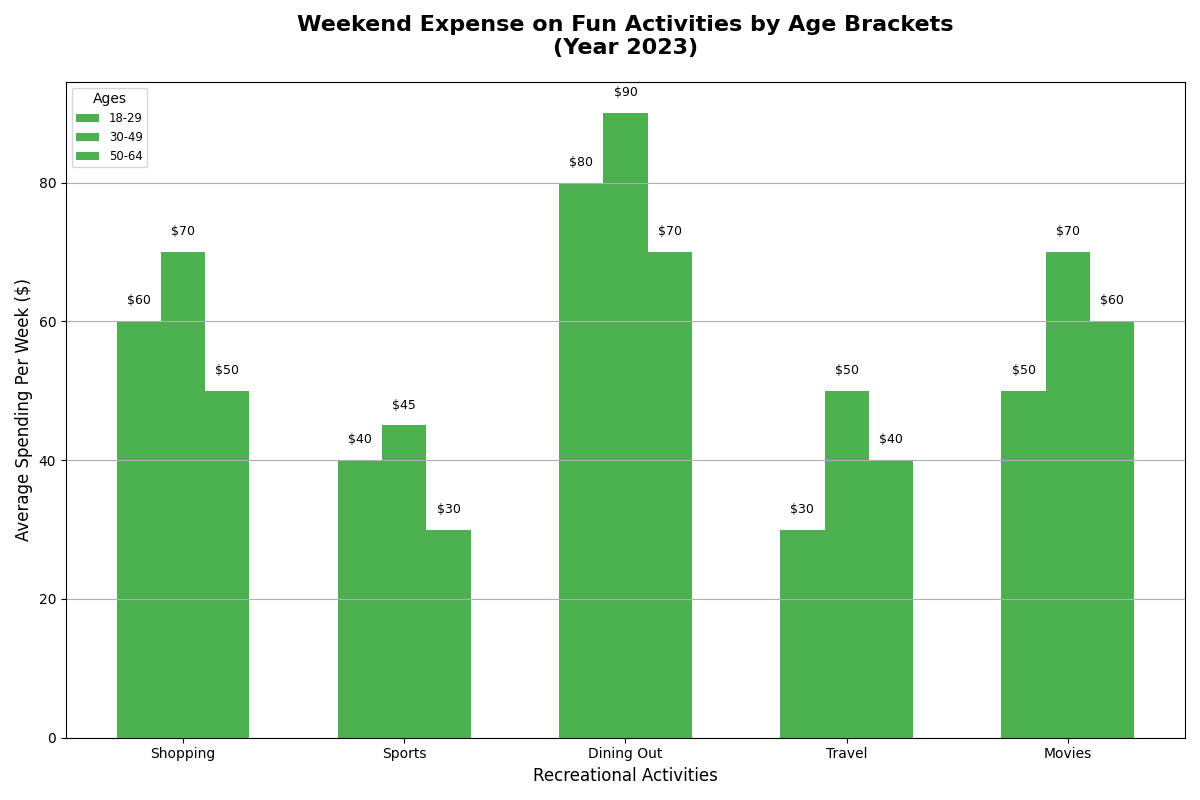

The Python source for this figure:
import matplotlib.pyplot as plt
import numpy as np

activities = ['Shopping', 'Sports', 'Dining Out', 'Travel', 'Movies']

age_group_18_29 = [60, 40, 80, 30, 50]
age_group_30_49 = [70, 45, 90, 50, 70]
age_group_50_64 = [50, 30, 70, 40, 60]
# Removed age_group_65_plus

data = np.array([age_group_18_29, age_group_30_49, age_group_50_64])
age_groups = ['18-29', '30-49', '50-64']

bar_width = 0.2
indices = np.arange(len(activities))

fig, ax = plt.subplots(figsize=(12, 8))

single_color = '#4CAF50'

for i, (spending, age_group) in enumerate(zip(data, age_groups)):
    bars = ax.bar(indices + i * bar_width, spending, width=bar_width, label=age_group, color=single_color)
    
    for bar in bars:
        yval = bar.get_height()
        ax.text(bar.get_x() + bar.get_width()/2, yval + 2, f'${yval}', ha='center', va='bottom', fontsize=9)

ax.set_xlabel('Recreational Activities', fontsize=12)
ax.set_ylabel('Average Spending Per Week ($)', fontsize=12)
ax.set_title('Weekend Expense on Fun Activities by Age Brackets\n(Year 2023)', fontsize=16, fontweight='bold', pad=20)
ax.set_xticks(indices + bar_width)
ax.set_xticklabels(activities)
ax.legend(title='Ages', fontsize='small', loc='upper left')

ax.yaxis.grid(True)

plt.tight_layout()
plt.show()
